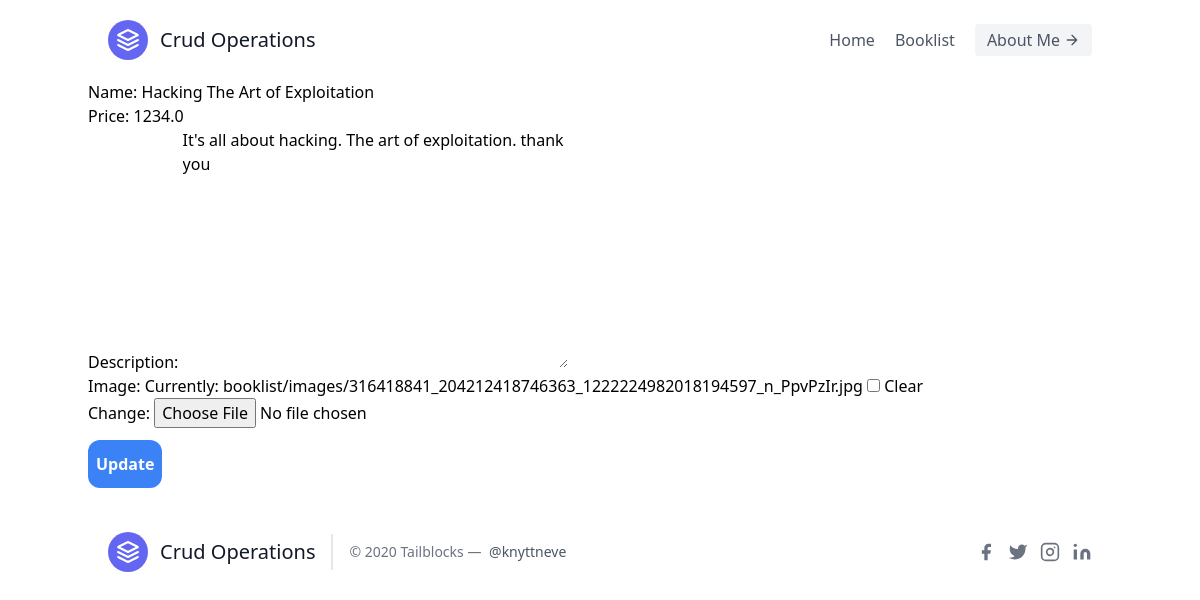
/crud1/updatebook/19, run on the app's committed database.
### booklist/models.py (models this page shows, shortened)
class ListingsOfBook(models.Model):
  name=models.CharField(max_length=120)
  price=models.FloatField(null=True,blank=True)
  description=models.TextField()
  image=models.ImageField( upload_to='booklist/images',null=True,blank=True)

### booklist/views.py (the view)
# urls.py: path('updatebook/<pk>',update_book,name='up_book'),
def update_book(request,pk):
  book=ListingsOfBook.objects.get(id=pk)
  form=AddBookForm(instance=book)
  context={
    "form":form,
  }
  if request.method =="POST":
    form=AddBookForm(request.POST, instance=book, files=request.FILES)
    if form.is_valid():
      form.save()
      return redirect("/crud1")
  return render(request, 'updatebook.html',context)

### booklist/forms.py
class AddBookForm(ModelForm):
  class Meta:
    model=ListingsOfBook
    fields="__all__"

### booklist/templates/updatebook.html (shortened to what this page needs)
{% extends 'base.html' %}
{% block body %}
{% load tailwind_filters %}
<div class="container m-auto ">
  <form method="post" enctype="multipart/form-data">
    {{ form|crispy }}
    <button class="bg-blue-500 hover:bg-blue-600 px-2 py-3 my-3 text-white font-bold rounded-xl" type="submit">Update</button>
  </form>
</div>
{% endblock body %}

### data on the page
ListingsOfBook: name "Hacking The Art of Exploitation", price "1234.0", description "It's all about hacking. The art of exploitation. thank you"
